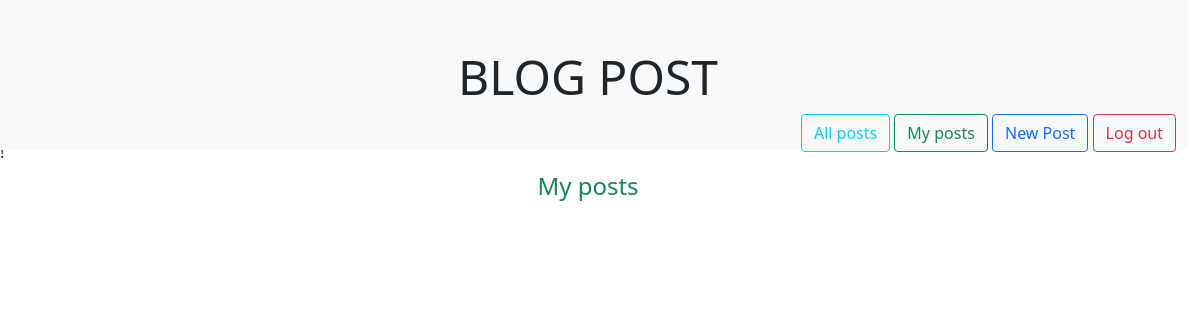
The page /my_posts (signed in) on the database as committed earlier.
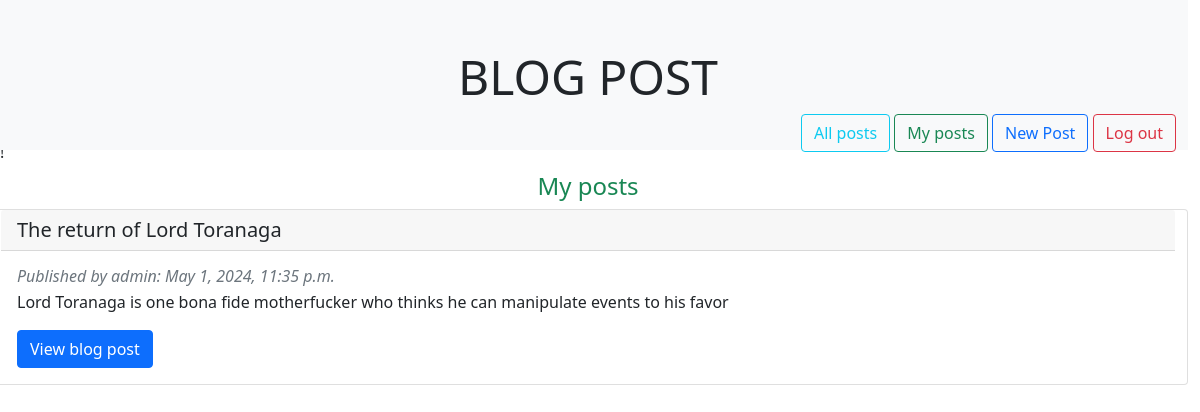
The same page on the database as committed later.
### blog_app/models.py (models this page shows)
class Blog(models.Model):
    title = models.CharField(max_length=250)
    content = models.TextField()
    author = models.CharField(max_length=200)
    created_date = models.DateTimeField(default=datetime.now, blank=True)

### blog_app/views.py (the view)
# urls.py: path('my_posts', views.my_posts, name='my_posts'),
def my_posts(request):
    my_posts = Blog.objects.filter(author=request.user.username)
    context = {
    'my_posts': my_posts
    }
    return render(request, 'my_posts.html', context)

### blog_app/templates/my_posts.html
{% extends 'index.html' %}
{% block content %}
<div class="row container-flex mt-2 w-100">
  <h4 class="text-center text-success">My posts</h4>
  {% for blog in my_posts reversed %}
  <div class="card mb-3">
    <h5 class="card-header">{{blog.title}}</h5>
    <div class="card-body">
      <h6 class="text-muted d-inline"><i>Published by {{blog.author}}: {{blog.created_date}}</i></h6>
      <p class="card-text mt-1">{{ blog.content|truncatewords:40 }}</p>
      <a href={% url 'post_detail' blog.id %} class="btn btn-primary">View blog post</a>
    </div>
  </div>
  {% endfor %}
</div>
{% endblock %}

Rows that differ between the two databases and show on the page:
added Blog: title "The return of Lord Toranaga", author "admin", created_date "May 1, 2024, 11:35 p.m.", content "Lord Toranaga is one bona fide motherfucker who thinks he can manipulate events to his favor"
